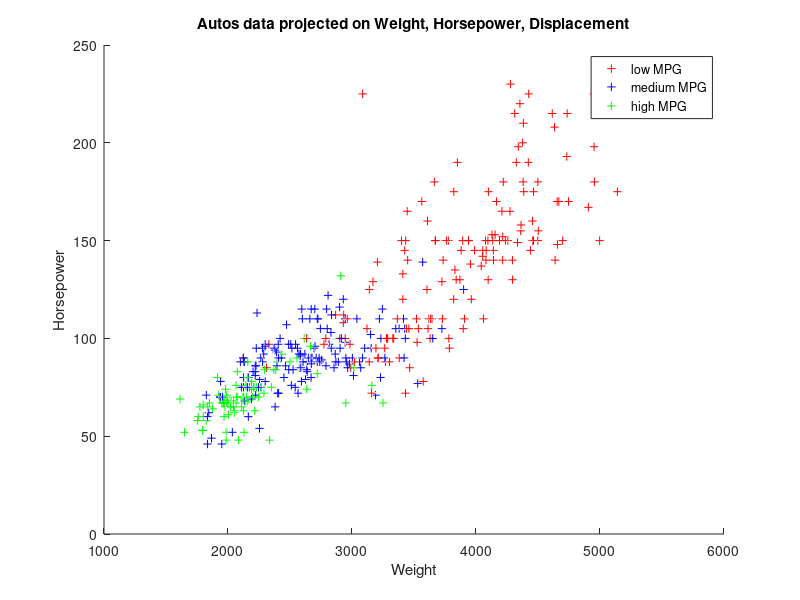

The MATLAB script that drew this image:
% Columns of the autos matrix:
% 1 -- MPG
% 2 -- Cylinders
% 3 -- Displacement
% 4 -- Horsepower
% 5 -- Weight
% 6 -- Acceleration
% 7 -- Year
% 8 -- Origin

%  MPG Cyl Disp Hrspwr Weight Accel Yr Origin

autos = [
   16.0 8 304.0 150.0 3433.0 12.0 70 1 ;  %  "amc rebel sst"
   17.0 8 302.0 140.0 3449.0 10.5 70 1 ;  %  "ford torino"
   15.0 8 429.0 198.0 4341.0 10.0 70 1 ;  %  "ford galaxy 500"
   14.0 8 454.0 220.0 4354.0  9.0 70 1 ;  %  "chevrolet impala"
   14.0 8 440.0 215.0 4312.0  8.5 70 1 ;  %  "plymouth fury iii"
   14.0 8 455.0 225.0 4425.0 10.0 70 1 ;  %  "pontiac catalina"
   15.0 8 390.0 190.0 3850.0  8.5 70 1 ;  %  "amc ambassador dpl"
   15.0 8 383.0 170.0 3563.0 10.0 70 1 ;  %  "dodge challenger se"
   14.0 8 340.0 160.0 3609.0  8.0 70 1 ;  %  "plymouth 'cuda 340"
   15.0 8 400.0 150.0 3761.0  9.5 70 1 ;  %  "chevrolet monte carlo"
   14.0 8 455.0 225.0 3086.0 10.0 70 1 ;  %  "buick estate wagon (sw)"
   24.0 4 113.0  95.0 2372.0 15.0 70 3 ;  %  "toyota corona mark ii"
   22.0 6 198.0  95.0 2833.0 15.5 70 1 ;  %  "plymouth duster"
   18.0 6 199.0  97.0 2774.0 15.5 70 1 ;  %  "amc hornet"
   21.0 6 200.0  85.0 2587.0 16.0 70 1 ;  %  "ford maverick"
   27.0 4  97.0  88.0 2130.0 14.5 70 3 ;  %  "datsun pl510"
   26.0 4  97.0  46.0 1835.0 20.5 70 2 ;  %  "volkswagen 1131 deluxe sedan"
   25.0 4 110.0  87.0 2672.0 17.5 70 2 ;  %  "peugeot 504"
   24.0 4 107.0  90.0 2430.0 14.5 70 2 ;  %  "audi 100 ls"
   25.0 4 104.0  95.0 2375.0 17.5 70 2 ;  %  "saab 99e"
   26.0 4 121.0 113.0 2234.0 12.5 70 2 ;  %  "bmw 2002"
   21.0 6 199.0  90.0 2648.0 15.0 70 1 ;  %  "amc gremlin"
   10.0 8 360.0 215.0 4615.0 14.0 70 1 ;  %  "ford f250"
   10.0 8 307.0 200.0 4376.0 15.0 70 1 ;  %  "chevy c20"
   11.0 8 318.0 210.0 4382.0 13.5 70 1 ;  %  "dodge d200"
    9.0 8 304.0 193.0 4732.0 18.5 70 1 ;  %  "hi 1200d"
   27.0 4  97.0  88.0 2130.0 14.5 71 3 ;  %  "datsun pl510"
   28.0 4 140.0  90.0 2264.0 15.5 71 1 ;  %  "chevrolet vega 2300"
   25.0 4 113.0  95.0 2228.0 14.0 71 3 ;  %  "toyota corona"
   19.0 6 232.0 100.0 2634.0 13.0 71 1 ;  %  "amc gremlin"
   16.0 6 225.0 105.0 3439.0 15.5 71 1 ;  %  "plymouth satellite custom"
   17.0 6 250.0 100.0 3329.0 15.5 71 1 ;  %  "chevrolet chevelle malibu"
   19.0 6 250.0  88.0 3302.0 15.5 71 1 ;  %  "ford torino 500"
   18.0 6 232.0 100.0 3288.0 15.5 71 1 ;  %  "amc matador"
   14.0 8 350.0 165.0 4209.0 12.0 71 1 ;  %  "chevrolet impala"
   14.0 8 400.0 175.0 4464.0 11.5 71 1 ;  %  "pontiac catalina brougham"
   14.0 8 351.0 153.0 4154.0 13.5 71 1 ;  %  "ford galaxy 500"
   14.0 8 318.0 150.0 4096.0 13.0 71 1 ;  %  "plymouth fury iii"
   12.0 8 383.0 180.0 4955.0 11.5 71 1 ;  %  "dodge monaco (sw)"
   13.0 8 400.0 170.0 4746.0 12.0 71 1 ;  %  "ford country squire (sw)"
   13.0 8 400.0 175.0 5140.0 12.0 71 1 ;  %  "pontiac safari (sw)"
   18.0 6 258.0 110.0 2962.0 13.5 71 1 ;  %  "amc hornet sportabout (sw)"
   22.0 4 140.0  72.0 2408.0 19.0 71 1 ;  %  "chevrolet vega (sw)"
   19.0 6 250.0 100.0 3282.0 15.0 71 1 ;  %  "pontiac firebird"
   18.0 6 250.0  88.0 3139.0 14.5 71 1 ;  %  "ford mustang"
   23.0 4 122.0  86.0 2220.0 14.0 71 1 ;  %  "mercury capri 2000"
   28.0 4 116.0  90.0 2123.0 14.0 71 2 ;  %  "opel 1900"
   30.0 4  79.0  70.0 2074.0 19.5 71 2 ;  %  "peugeot 304"
   30.0 4  88.0  76.0 2065.0 14.5 71 2 ;  %  "fiat 124b"
   31.0 4  71.0  65.0 1773.0 19.0 71 3 ;  %  "toyota corolla 1200"
   35.0 4  72.0  69.0 1613.0 18.0 71 3 ;  %  "datsun 1200"
   27.0 4  97.0  60.0 1834.0 19.0 71 2 ;  %  "volkswagen model 111"
   26.0 4  91.0  70.0 1955.0 20.5 71 1 ;  %  "plymouth cricket"
   24.0 4 113.0  95.0 2278.0 15.5 72 3 ;  %  "toyota corona hardtop"
   25.0 4  97.5  80.0 2126.0 17.0 72 1 ;  %  "dodge colt hardtop"
   23.0 4  97.0  54.0 2254.0 23.5 72 2 ;  %  "volkswagen type 3"
   20.0 4 140.0  90.0 2408.0 19.5 72 1 ;  %  "chevrolet vega"
   21.0 4 122.0  86.0 2226.0 16.5 72 1 ;  %  "ford pinto runabout"
   13.0 8 350.0 165.0 4274.0 12.0 72 1 ;  %  "chevrolet impala"
   14.0 8 400.0 175.0 4385.0 12.0 72 1 ;  %  "pontiac catalina"
   15.0 8 318.0 150.0 4135.0 13.5 72 1 ;  %  "plymouth fury iii"
   14.0 8 351.0 153.0 4129.0 13.0 72 1 ;  %  "ford galaxy 500"
   17.0 8 304.0 150.0 3672.0 11.5 72 1 ;  %  "amc ambassador sst"
   11.0 8 429.0 208.0 4633.0 11.0 72 1 ;  %  "mercury marquis"
   13.0 8 350.0 155.0 4502.0 13.5 72 1 ;  %  "buick lesabre custom"
   12.0 8 350.0 160.0 4456.0 13.5 72 1 ;  %  "oldsmobile delta 88 royale"
   13.0 8 400.0 190.0 4422.0 12.5 72 1 ;  %  "chrysler newport royal"
   19.0 3  70.0  97.0 2330.0 13.5 72 3 ;  %  "mazda rx2 coupe"
   15.0 8 304.0 150.0 3892.0 12.5 72 1 ;  %  "amc matador (sw)"
   13.0 8 307.0 130.0 4098.0 14.0 72 1 ;  %  "chevrolet chevelle concours (sw)"
   13.0 8 302.0 140.0 4294.0 16.0 72 1 ;  %  "ford gran torino (sw)"
   14.0 8 318.0 150.0 4077.0 14.0 72 1 ;  %  "plymouth satellite custom (sw)"
   18.0 4 121.0 112.0 2933.0 14.5 72 2 ;  %  "volvo 145e (sw)"
   22.0 4 121.0  76.0 2511.0 18.0 72 2 ;  %  "volkswagen 411 (sw)"
   21.0 4 120.0  87.0 2979.0 19.5 72 2 ;  %  "peugeot 504 (sw)"
   26.0 4  96.0  69.0 2189.0 18.0 72 2 ;  %  "renault 12 (sw)"
   22.0 4 122.0  86.0 2395.0 16.0 72 1 ;  %  "ford pinto (sw)"
   28.0 4  97.0  92.0 2288.0 17.0 72 3 ;  %  "datsun 510 (sw)"
   23.0 4 120.0  97.0 2506.0 14.5 72 3 ;  %  "toyouta corona mark ii (sw)"
   28.0 4  98.0  80.0 2164.0 15.0 72 1 ;  %  "dodge colt (sw)"
   27.0 4  97.0  88.0 2100.0 16.5 72 3 ;  %  "toyota corolla 1600 (sw)"
   13.0 8 350.0 175.0 4100.0 13.0 73 1 ;  %  "buick century 350"
   14.0 8 304.0 150.0 3672.0 11.5 73 1 ;  %  "amc matador"
   13.0 8 350.0 145.0 3988.0 13.0 73 1 ;  %  "chevrolet malibu"
   14.0 8 302.0 137.0 4042.0 14.5 73 1 ;  %  "ford gran torino"
   15.0 8 318.0 150.0 3777.0 12.5 73 1 ;  %  "dodge coronet custom"
   12.0 8 429.0 198.0 4952.0 11.5 73 1 ;  %  "mercury marquis brougham"
   13.0 8 400.0 150.0 4464.0 12.0 73 1 ;  %  "chevrolet caprice classic"
   13.0 8 351.0 158.0 4363.0 13.0 73 1 ;  %  "ford ltd"
   14.0 8 318.0 150.0 4237.0 14.5 73 1 ;  %  "plymouth fury gran sedan"
   13.0 8 440.0 215.0 4735.0 11.0 73 1 ;  %  "chrysler new yorker brougham"
   12.0 8 455.0 225.0 4951.0 11.0 73 1 ;  %  "buick electra 225 custom"
   13.0 8 360.0 175.0 3821.0 11.0 73 1 ;  %  "amc ambassador brougham"
   18.0 6 225.0 105.0 3121.0 16.5 73 1 ;  %  "plymouth valiant"
   16.0 6 250.0 100.0 3278.0 18.0 73 1 ;  %  "chevrolet nova custom"
   18.0 6 232.0 100.0 2945.0 16.0 73 1 ;  %  "amc hornet"
   18.0 6 250.0  88.0 3021.0 16.5 73 1 ;  %  "ford maverick"
   23.0 6 198.0  95.0 2904.0 16.0 73 1 ;  %  "plymouth duster"
   26.0 4  97.0  46.0 1950.0 21.0 73 2 ;  %  "volkswagen super beetle"
   11.0 8 400.0 150.0 4997.0 14.0 73 1 ;  %  "chevrolet impala"
   12.0 8 400.0 167.0 4906.0 12.5 73 1 ;  %  "ford country"
   13.0 8 360.0 170.0 4654.0 13.0 73 1 ;  %  "plymouth custom suburb"
   12.0 8 350.0 180.0 4499.0 12.5 73 1 ;  %  "oldsmobile vista cruiser"
   18.0 6 232.0 100.0 2789.0 15.0 73 1 ;  %  "amc gremlin"
   20.0 4  97.0  88.0 2279.0 19.0 73 3 ;  %  "toyota carina"
   21.0 4 140.0  72.0 2401.0 19.5 73 1 ;  %  "chevrolet vega"
   22.0 4 108.0  94.0 2379.0 16.5 73 3 ;  %  "datsun 610"
   18.0 3  70.0  90.0 2124.0 13.5 73 3 ;  %  "maxda rx3"
   19.0 4 122.0  85.0 2310.0 18.5 73 1 ;  %  "ford pinto"
   21.0 6 155.0 107.0 2472.0 14.0 73 1 ;  %  "mercury capri v6"
   26.0 4  98.0  90.0 2265.0 15.5 73 2 ;  %  "fiat 124 sport coupe"
   15.0 8 350.0 145.0 4082.0 13.0 73 1 ;  %  "chevrolet monte carlo s"
   16.0 8 400.0 230.0 4278.0  9.5 73 1 ;  %  "pontiac grand prix"
   29.0 4  68.0  49.0 1867.0 19.5 73 2 ;  %  "fiat 128"
   24.0 4 116.0  75.0 2158.0 15.5 73 2 ;  %  "opel manta"
   20.0 4 114.0  91.0 2582.0 14.0 73 2 ;  %  "audi 100ls"
   19.0 4 121.0 112.0 2868.0 15.5 73 2 ;  %  "volvo 144ea"
   15.0 8 318.0 150.0 3399.0 11.0 73 1 ;  %  "dodge dart custom"
   24.0 4 121.0 110.0 2660.0 14.0 73 2 ;  %  "saab 99le"
   20.0 6 156.0 122.0 2807.0 13.5 73 3 ;  %  "toyota mark ii"
   11.0 8 350.0 180.0 3664.0 11.0 73 1 ;  %  "oldsmobile omega"
   20.0 6 198.0  95.0 3102.0 16.5 74 1 ;  %  "plymouth duster"
   19.0 6 232.0 100.0 2901.0 16.0 74 1 ;  %  "amc hornet"
   15.0 6 250.0 100.0 3336.0 17.0 74 1 ;  %  "chevrolet nova"
   31.0 4  79.0  67.0 1950.0 19.0 74 3 ;  %  "datsun b210"
   26.0 4 122.0  80.0 2451.0 16.5 74 1 ;  %  "ford pinto"
   32.0 4  71.0  65.0 1836.0 21.0 74 3 ;  %  "toyota corolla 1200"
   25.0 4 140.0  75.0 2542.0 17.0 74 1 ;  %  "chevrolet vega"
   16.0 6 250.0 100.0 3781.0 17.0 74 1 ;  %  "chevrolet chevelle malibu classic"
   16.0 6 258.0 110.0 3632.0 18.0 74 1 ;  %  "amc matador"
   18.0 6 225.0 105.0 3613.0 16.5 74 1 ;  %  "plymouth satellite sebring"
   16.0 8 302.0 140.0 4141.0 14.0 74 1 ;  %  "ford gran torino"
   13.0 8 350.0 150.0 4699.0 14.5 74 1 ;  %  "buick century luxus (sw)"
   14.0 8 318.0 150.0 4457.0 13.5 74 1 ;  %  "dodge coronet custom (sw)"
   14.0 8 302.0 140.0 4638.0 16.0 74 1 ;  %  "ford gran torino (sw)"
   14.0 8 304.0 150.0 4257.0 15.5 74 1 ;  %  "amc matador (sw)"
   29.0 4  98.0  83.0 2219.0 16.5 74 2 ;  %  "audi fox"
   26.0 4  79.0  67.0 1963.0 15.5 74 2 ;  %  "volkswagen dasher"
   26.0 4  97.0  78.0 2300.0 14.5 74 2 ;  %  "opel manta"
   31.0 4  76.0  52.0 1649.0 16.5 74 3 ;  %  "toyota corona"
   32.0 4  83.0  61.0 2003.0 19.0 74 3 ;  %  "datsun 710"
   28.0 4  90.0  75.0 2125.0 14.5 74 1 ;  %  "dodge colt"
   24.0 4  90.0  75.0 2108.0 15.5 74 2 ;  %  "fiat 128"
   26.0 4 116.0  75.0 2246.0 14.0 74 2 ;  %  "fiat 124 tc"
   24.0 4 120.0  97.0 2489.0 15.0 74 3 ;  %  "honda civic"
   26.0 4 108.0  93.0 2391.0 15.5 74 3 ;  %  "subaru"
   31.0 4  79.0  67.0 2000.0 16.0 74 2 ;  %  "fiat x1.9"
   19.0 6 225.0  95.0 3264.0 16.0 75 1 ;  %  "plymouth valiant custom"
   18.0 6 250.0 105.0 3459.0 16.0 75 1 ;  %  "chevrolet nova"
   15.0 6 250.0  72.0 3432.0 21.0 75 1 ;  %  "mercury monarch"
   15.0 6 250.0  72.0 3158.0 19.5 75 1 ;  %  "ford maverick"
   16.0 8 400.0 170.0 4668.0 11.5 75 1 ;  %  "pontiac catalina"
   15.0 8 350.0 145.0 4440.0 14.0 75 1 ;  %  "chevrolet bel air"
   16.0 8 318.0 150.0 4498.0 14.5 75 1 ;  %  "plymouth grand fury"
   14.0 8 351.0 148.0 4657.0 13.5 75 1 ;  %  "ford ltd"
   17.0 6 231.0 110.0 3907.0 21.0 75 1 ;  %  "buick century"
   16.0 6 250.0 105.0 3897.0 18.5 75 1 ;  %  "chevroelt chevelle malibu"
   15.0 6 258.0 110.0 3730.0 19.0 75 1 ;  %  "amc matador"
   18.0 6 225.0  95.0 3785.0 19.0 75 1 ;  %  "plymouth fury"
   21.0 6 231.0 110.0 3039.0 15.0 75 1 ;  %  "buick skyhawk"
   20.0 8 262.0 110.0 3221.0 13.5 75 1 ;  %  "chevrolet monza 2+2"
   13.0 8 302.0 129.0 3169.0 12.0 75 1 ;  %  "ford mustang ii"
   29.0 4  97.0  75.0 2171.0 16.0 75 3 ;  %  "toyota corolla"
   23.0 4 140.0  83.0 2639.0 17.0 75 1 ;  %  "ford pinto"
   20.0 6 232.0 100.0 2914.0 16.0 75 1 ;  %  "amc gremlin"
   23.0 4 140.0  78.0 2592.0 18.5 75 1 ;  %  "pontiac astro"
   24.0 4 134.0  96.0 2702.0 13.5 75 3 ;  %  "toyota corona"
   25.0 4  90.0  71.0 2223.0 16.5 75 2 ;  %  "volkswagen dasher"
   24.0 4 119.0  97.0 2545.0 17.0 75 3 ;  %  "datsun 710"
   18.0 6 171.0  97.0 2984.0 14.5 75 1 ;  %  "ford pinto"
   29.0 4  90.0  70.0 1937.0 14.0 75 2 ;  %  "volkswagen rabbit"
   19.0 6 232.0  90.0 3211.0 17.0 75 1 ;  %  "amc pacer"
   23.0 4 115.0  95.0 2694.0 15.0 75 2 ;  %  "audi 100ls"
   23.0 4 120.0  88.0 2957.0 17.0 75 2 ;  %  "peugeot 504"
   22.0 4 121.0  98.0 2945.0 14.5 75 2 ;  %  "volvo 244dl"
   25.0 4 121.0 115.0 2671.0 13.5 75 2 ;  %  "saab 99le"
   33.0 4  91.0  53.0 1795.0 17.5 75 3 ;  %  "honda civic cvcc"
   28.0 4 107.0  86.0 2464.0 15.5 76 2 ;  %  "fiat 131"
   25.0 4 116.0  81.0 2220.0 16.9 76 2 ;  %  "opel 1900"
   25.0 4 140.0  92.0 2572.0 14.9 76 1 ;  %  "capri ii"
   26.0 4  98.0  79.0 2255.0 17.7 76 1 ;  %  "dodge colt"
   27.0 4 101.0  83.0 2202.0 15.3 76 2 ;  %  "renault 12tl"
   17.5 8 305.0 140.0 4215.0 13.0 76 1 ;  %  "chevrolet chevelle malibu classic"
   16.0 8 318.0 150.0 4190.0 13.0 76 1 ;  %  "dodge coronet brougham"
   15.5 8 304.0 120.0 3962.0 13.9 76 1 ;  %  "amc matador"
   14.5 8 351.0 152.0 4215.0 12.8 76 1 ;  %  "ford gran torino"
   22.0 6 225.0 100.0 3233.0 15.4 76 1 ;  %  "plymouth valiant"
   22.0 6 250.0 105.0 3353.0 14.5 76 1 ;  %  "chevrolet nova"
   24.0 6 200.0  81.0 3012.0 17.6 76 1 ;  %  "ford maverick"
   22.5 6 232.0  90.0 3085.0 17.6 76 1 ;  %  "amc hornet"
   29.0 4  85.0  52.0 2035.0 22.2 76 1 ;  %  "chevrolet chevette"
   24.5 4  98.0  60.0 2164.0 22.1 76 1 ;  %  "chevrolet woody"
   29.0 4  90.0  70.0 1937.0 14.2 76 2 ;  %  "vw rabbit"
   33.0 4  91.0  53.0 1795.0 17.4 76 3 ;  %  "honda civic"
   20.0 6 225.0 100.0 3651.0 17.7 76 1 ;  %  "dodge aspen se"
   18.0 6 250.0  78.0 3574.0 21.0 76 1 ;  %  "ford granada ghia"
   18.5 6 250.0 110.0 3645.0 16.2 76 1 ;  %  "pontiac ventura sj"
   17.5 6 258.0  95.0 3193.0 17.8 76 1 ;  %  "amc pacer d/l"
   29.5 4  97.0  71.0 1825.0 12.2 76 2 ;  %  "volkswagen rabbit"
   32.0 4  85.0  70.0 1990.0 17.0 76 3 ;  %  "datsun b-210"
   28.0 4  97.0  75.0 2155.0 16.4 76 3 ;  %  "toyota corolla"
   26.5 4 140.0  72.0 2565.0 13.6 76 1 ;  %  "ford pinto"
   20.0 4 130.0 102.0 3150.0 15.7 76 2 ;  %  "volvo 245"
   13.0 8 318.0 150.0 3940.0 13.2 76 1 ;  %  "plymouth volare premier v8"
   19.0 4 120.0  88.0 3270.0 21.9 76 2 ;  %  "peugeot 504"
   19.0 6 156.0 108.0 2930.0 15.5 76 3 ;  %  "toyota mark ii"
   16.5 6 168.0 120.0 3820.0 16.7 76 2 ;  %  "mercedes-benz 280s"
   16.5 8 350.0 180.0 4380.0 12.1 76 1 ;  %  "cadillac seville"
   13.0 8 350.0 145.0 4055.0 12.0 76 1 ;  %  "chevy c10"
   13.0 8 302.0 130.0 3870.0 15.0 76 1 ;  %  "ford f108"
   13.0 8 318.0 150.0 3755.0 14.0 76 1 ;  %  "dodge d100"
   31.5 4  98.0  68.0 2045.0 18.5 77 3 ;  %  "honda accord cvcc"
   30.0 4 111.0  80.0 2155.0 14.8 77 1 ;  %  "buick opel isuzu deluxe"
   36.0 4  79.0  58.0 1825.0 18.6 77 2 ;  %  "renault 5 gtl"
   25.5 4 122.0  96.0 2300.0 15.5 77 1 ;  %  "plymouth arrow gs"
   33.5 4  85.0  70.0 1945.0 16.8 77 3 ;  %  "datsun f-10 hatchback"
   17.5 8 305.0 145.0 3880.0 12.5 77 1 ;  %  "chevrolet caprice classic"
   17.0 8 260.0 110.0 4060.0 19.0 77 1 ;  %  "oldsmobile cutlass supreme"
   15.5 8 318.0 145.0 4140.0 13.7 77 1 ;  %  "dodge monaco brougham"
   15.0 8 302.0 130.0 4295.0 14.9 77 1 ;  %  "mercury cougar brougham"
   17.5 6 250.0 110.0 3520.0 16.4 77 1 ;  %  "chevrolet concours"
   20.5 6 231.0 105.0 3425.0 16.9 77 1 ;  %  "buick skylark"
   19.0 6 225.0 100.0 3630.0 17.7 77 1 ;  %  "plymouth volare custom"
   18.5 6 250.0  98.0 3525.0 19.0 77 1 ;  %  "ford granada"
   16.0 8 400.0 180.0 4220.0 11.1 77 1 ;  %  "pontiac grand prix lj"
   15.5 8 350.0 170.0 4165.0 11.4 77 1 ;  %  "chevrolet monte carlo landau"
   15.5 8 400.0 190.0 4325.0 12.2 77 1 ;  %  "chrysler cordoba"
   16.0 8 351.0 149.0 4335.0 14.5 77 1 ;  %  "ford thunderbird"
   29.0 4  97.0  78.0 1940.0 14.5 77 2 ;  %  "volkswagen rabbit custom"
   24.5 4 151.0  88.0 2740.0 16.0 77 1 ;  %  "pontiac sunbird coupe"
   26.0 4  97.0  75.0 2265.0 18.2 77 3 ;  %  "toyota corolla liftback"
   25.5 4 140.0  89.0 2755.0 15.8 77 1 ;  %  "ford mustang ii 2+2"
   30.5 4  98.0  63.0 2051.0 17.0 77 1 ;  %  "chevrolet chevette"
   33.5 4  98.0  83.0 2075.0 15.9 77 1 ;  %  "dodge colt m/m"
   30.0 4  97.0  67.0 1985.0 16.4 77 3 ;  %  "subaru dl"
   30.5 4  97.0  78.0 2190.0 14.1 77 2 ;  %  "volkswagen dasher"
   22.0 6 146.0  97.0 2815.0 14.5 77 3 ;  %  "datsun 810"
   21.5 4 121.0 110.0 2600.0 12.8 77 2 ;  %  "bmw 320i"
   21.5 3  80.0 110.0 2720.0 13.5 77 3 ;  %  "mazda rx-4"
   43.1 4  90.0  48.0 1985.0 21.5 78 2 ;  %  "volkswagen rabbit custom diesel"
   36.1 4  98.0  66.0 1800.0 14.4 78 1 ;  %  "ford fiesta"
   32.8 4  78.0  52.0 1985.0 19.4 78 3 ;  %  "mazda glc deluxe"
   39.4 4  85.0  70.0 2070.0 18.6 78 3 ;  %  "datsun b210 gx"
   36.1 4  91.0  60.0 1800.0 16.4 78 3 ;  %  "honda civic cvcc"
   19.9 8 260.0 110.0 3365.0 15.5 78 1 ;  %  "oldsmobile cutlass salon brougham"
   19.4 8 318.0 140.0 3735.0 13.2 78 1 ;  %  "dodge diplomat"
   20.2 8 302.0 139.0 3570.0 12.8 78 1 ;  %  "mercury monarch ghia"
   19.2 6 231.0 105.0 3535.0 19.2 78 1 ;  %  "pontiac phoenix lj"
   20.5 6 200.0  95.0 3155.0 18.2 78 1 ;  %  "chevrolet malibu"
   20.2 6 200.0  85.0 2965.0 15.8 78 1 ;  %  "ford fairmont (auto)"
   25.1 4 140.0  88.0 2720.0 15.4 78 1 ;  %  "ford fairmont (man)"
   20.5 6 225.0 100.0 3430.0 17.2 78 1 ;  %  "plymouth volare"
   19.4 6 232.0  90.0 3210.0 17.2 78 1 ;  %  "amc concord"
   20.6 6 231.0 105.0 3380.0 15.8 78 1 ;  %  "buick century special"
   20.8 6 200.0  85.0 3070.0 16.7 78 1 ;  %  "mercury zephyr"
   18.6 6 225.0 110.0 3620.0 18.7 78 1 ;  %  "dodge aspen"
   18.1 6 258.0 120.0 3410.0 15.1 78 1 ;  %  "amc concord d/l"
   19.2 8 305.0 145.0 3425.0 13.2 78 1 ;  %  "chevrolet monte carlo landau"
   17.7 6 231.0 165.0 3445.0 13.4 78 1 ;  %  "buick regal sport coupe (turbo)"
   18.1 8 302.0 139.0 3205.0 11.2 78 1 ;  %  "ford futura"
   17.5 8 318.0 140.0 4080.0 13.7 78 1 ;  %  "dodge magnum xe"
   30.0 4  98.0  68.0 2155.0 16.5 78 1 ;  %  "chevrolet chevette"
   27.5 4 134.0  95.0 2560.0 14.2 78 3 ;  %  "toyota corona"
   27.2 4 119.0  97.0 2300.0 14.7 78 3 ;  %  "datsun 510"
   30.9 4 105.0  75.0 2230.0 14.5 78 1 ;  %  "dodge omni"
   21.1 4 134.0  95.0 2515.0 14.8 78 3 ;  %  "toyota celica gt liftback"
   23.2 4 156.0 105.0 2745.0 16.7 78 1 ;  %  "plymouth sapporo"
   23.8 4 151.0  85.0 2855.0 17.6 78 1 ;  %  "oldsmobile starfire sx"
   23.9 4 119.0  97.0 2405.0 14.9 78 3 ;  %  "datsun 200-sx"
   20.3 5 131.0 103.0 2830.0 15.9 78 2 ;  %  "audi 5000"
   17.0 6 163.0 125.0 3140.0 13.6 78 2 ;  %  "volvo 264gl"
   21.6 4 121.0 115.0 2795.0 15.7 78 2 ;  %  "saab 99gle"
   16.2 6 163.0 133.0 3410.0 15.8 78 2 ;  %  "peugeot 604sl"
   31.5 4  89.0  71.0 1990.0 14.9 78 2 ;  %  "volkswagen scirocco"
   29.5 4  98.0  68.0 2135.0 16.6 78 3 ;  %  "honda accord lx"
   21.5 6 231.0 115.0 3245.0 15.4 79 1 ;  %  "pontiac lemans v6"
   19.8 6 200.0  85.0 2990.0 18.2 79 1 ;  %  "mercury zephyr 6"
   22.3 4 140.0  88.0 2890.0 17.3 79 1 ;  %  "ford fairmont 4"
   20.2 6 232.0  90.0 3265.0 18.2 79 1 ;  %  "amc concord dl 6"
   20.6 6 225.0 110.0 3360.0 16.6 79 1 ;  %  "dodge aspen 6"
   17.0 8 305.0 130.0 3840.0 15.4 79 1 ;  %  "chevrolet caprice classic"
   17.6 8 302.0 129.0 3725.0 13.4 79 1 ;  %  "ford ltd landau"
   16.5 8 351.0 138.0 3955.0 13.2 79 1 ;  %  "mercury grand marquis"
   18.2 8 318.0 135.0 3830.0 15.2 79 1 ;  %  "dodge st.0 regis"
   16.9 8 350.0 155.0 4360.0 14.9 79 1 ;  %  "buick estate wagon (sw)"
   15.5 8 351.0 142.0 4054.0 14.3 79 1 ;  %  "ford country squire (sw)"
   19.2 8 267.0 125.0 3605.0 15.0 79 1 ;  %  "chevrolet malibu classic (sw)"
   18.5 8 360.0 150.0 3940.0 13.0 79 1 ;  %  "chrysler lebaron town @ country (sw)"
   31.9 4  89.0  71.0 1925.0 14.0 79 2 ;  %  "vw rabbit custom"
   34.1 4  86.0  65.0 1975.0 15.2 79 3 ;  %  "maxda glc deluxe"
   35.7 4  98.0  80.0 1915.0 14.4 79 1 ;  %  "dodge colt hatchback custom"
   27.4 4 121.0  80.0 2670.0 15.0 79 1 ;  %  "amc spirit dl"
   25.4 5 183.0  77.0 3530.0 20.1 79 2 ;  %  "mercedes benz 300d"
   23.0 8 350.0 125.0 3900.0 17.4 79 1 ;  %  "cadillac eldorado"
   27.2 4 141.0  71.0 3190.0 24.8 79 2 ;  %  "peugeot 504"
   23.9 8 260.0  90.0 3420.0 22.2 79 1 ;  %  "oldsmobile cutlass salon brougham"
   34.2 4 105.0  70.0 2200.0 13.2 79 1 ;  %  "plymouth horizon"
   34.5 4 105.0  70.0 2150.0 14.9 79 1 ;  %  "plymouth horizon tc3"
   31.8 4  85.0  65.0 2020.0 19.2 79 3 ;  %  "datsun 210"
   37.3 4  91.0  69.0 2130.0 14.7 79 2 ;  %  "fiat strada custom"
   28.4 4 151.0  90.0 2670.0 16.0 79 1 ;  %  "buick skylark limited"
   28.8 6 173.0 115.0 2595.0 11.3 79 1 ;  %  "chevrolet citation"
   26.8 6 173.0 115.0 2700.0 12.9 79 1 ;  %  "oldsmobile omega brougham"
   33.5 4 151.0  90.0 2556.0 13.2 79 1 ;  %  "pontiac phoenix"
   41.5 4  98.0  76.0 2144.0 14.7 80 2 ;  %  "vw rabbit"
   38.1 4  89.0  60.0 1968.0 18.8 80 3 ;  %  "toyota corolla tercel"
   32.1 4  98.0  70.0 2120.0 15.5 80 1 ;  %  "chevrolet chevette"
   37.2 4  86.0  65.0 2019.0 16.4 80 3 ;  %  "datsun 310"
   28.0 4 151.0  90.0 2678.0 16.5 80 1 ;  %  "chevrolet citation"
   26.4 4 140.0  88.0 2870.0 18.1 80 1 ;  %  "ford fairmont"
   24.3 4 151.0  90.0 3003.0 20.1 80 1 ;  %  "amc concord"
   19.1 6 225.0  90.0 3381.0 18.7 80 1 ;  %  "dodge aspen"
   34.3 4  97.0  78.0 2188.0 15.8 80 2 ;  %  "audi 4000"
   29.8 4 134.0  90.0 2711.0 15.5 80 3 ;  %  "toyota corona liftback"
   31.3 4 120.0  75.0 2542.0 17.5 80 3 ;  %  "mazda 626"
   37.0 4 119.0  92.0 2434.0 15.0 80 3 ;  %  "datsun 510 hatchback"
   32.2 4 108.0  75.0 2265.0 15.2 80 3 ;  %  "toyota corolla"
   46.6 4  86.0  65.0 2110.0 17.9 80 3 ;  %  "mazda glc"
   27.9 4 156.0 105.0 2800.0 14.4 80 1 ;  %  "dodge colt"
   40.8 4  85.0  65.0 2110.0 19.2 80 3 ;  %  "datsun 210"
   44.3 4  90.0  48.0 2085.0 21.7 80 2 ;  %  "vw rabbit c (diesel)"
   43.4 4  90.0  48.0 2335.0 23.7 80 2 ;  %  "vw dasher (diesel)"
   36.4 5 121.0  67.0 2950.0 19.9 80 2 ;  %  "audi 5000s (diesel)"
   30.0 4 146.0  67.0 3250.0 21.8 80 2 ;  %  "mercedes-benz 240d"
   44.6 4  91.0  67.0 1850.0 13.8 80 3 ;  %  "honda civic 1500 gl"
   33.8 4  97.0  67.0 2145.0 18.0 80 3 ;  %  "subaru dl"
   29.8 4  89.0  62.0 1845.0 15.3 80 2 ;  %  "vokswagen rabbit"
   32.7 6 168.0 132.0 2910.0 11.4 80 3 ;  %  "datsun 280-zx"
   23.7 3  70.0 100.0 2420.0 12.5 80 3 ;  %  "mazda rx-7 gs"
   35.0 4 122.0  88.0 2500.0 15.1 80 2 ;  %  "triumph tr7 coupe"
   32.4 4 107.0  72.0 2290.0 17.0 80 3 ;  %  "honda accord"
   27.2 4 135.0  84.0 2490.0 15.7 81 1 ;  %  "plymouth reliant"
   26.6 4 151.0  84.0 2635.0 16.4 81 1 ;  %  "buick skylark"
   25.8 4 156.0  92.0 2620.0 14.4 81 1 ;  %  "dodge aries wagon (sw)"
   23.5 6 173.0 110.0 2725.0 12.6 81 1 ;  %  "chevrolet citation"
   30.0 4 135.0  84.0 2385.0 12.9 81 1 ;  %  "plymouth reliant"
   39.1 4  79.0  58.0 1755.0 16.9 81 3 ;  %  "toyota starlet"
   39.0 4  86.0  64.0 1875.0 16.4 81 1 ;  %  "plymouth champ"
   35.1 4  81.0  60.0 1760.0 16.1 81 3 ;  %  "honda civic 1300"
   32.3 4  97.0  67.0 2065.0 17.8 81 3 ;  %  "subaru"
   37.0 4  85.0  65.0 1975.0 19.4 81 3 ;  %  "datsun 210 mpg"
   37.7 4  89.0  62.0 2050.0 17.3 81 3 ;  %  "toyota tercel"
   34.1 4  91.0  68.0 1985.0 16.0 81 3 ;  %  "mazda glc 4"
   34.7 4 105.0  63.0 2215.0 14.9 81 1 ;  %  "plymouth horizon 4"
   34.4 4  98.0  65.0 2045.0 16.2 81 1 ;  %  "ford escort 4w"
   29.9 4  98.0  65.0 2380.0 20.7 81 1 ;  %  "ford escort 2h"
   33.0 4 105.0  74.0 2190.0 14.2 81 2 ;  %  "volkswagen jetta"
   33.7 4 107.0  75.0 2210.0 14.4 81 3 ;  %  "honda prelude"
   32.4 4 108.0  75.0 2350.0 16.8 81 3 ;  %  "toyota corolla"
   32.9 4 119.0 100.0 2615.0 14.8 81 3 ;  %  "datsun 200sx"
   31.6 4 120.0  74.0 2635.0 18.3 81 3 ;  %  "mazda 626"
   28.1 4 141.0  80.0 3230.0 20.4 81 2 ;  %  "peugeot 505s turbo diesel"
   30.7 6 145.0  76.0 3160.0 19.6 81 2 ;  %  "volvo diesel"
   25.4 6 168.0 116.0 2900.0 12.6 81 3 ;  %  "toyota cressida"
   24.2 6 146.0 120.0 2930.0 13.8 81 3 ;  %  "datsun 810 maxima"
   22.4 6 231.0 110.0 3415.0 15.8 81 1 ;  %  "buick century"
   26.6 8 350.0 105.0 3725.0 19.0 81 1 ;  %  "oldsmobile cutlass ls"
   20.2 6 200.0  88.0 3060.0 17.1 81 1 ;  %  "ford granada gl"
   17.6 6 225.0  85.0 3465.0 16.6 81 1 ;  %  "chrysler lebaron salon"
   28.0 4 112.0  88.0 2605.0 19.6 82 1 ;  %  "chevrolet cavalier"
   27.0 4 112.0  88.0 2640.0 18.6 82 1 ;  %  "chevrolet cavalier wagon"
   34.0 4 112.0  88.0 2395.0 18.0 82 1 ;  %  "chevrolet cavalier 2-door"
   31.0 4 112.0  85.0 2575.0 16.2 82 1 ;  %  "pontiac j2000 se hatchback"
   29.0 4 135.0  84.0 2525.0 16.0 82 1 ;  %  "dodge aries se"
   27.0 4 151.0  90.0 2735.0 18.0 82 1 ;  %  "pontiac phoenix"
   24.0 4 140.0  92.0 2865.0 16.4 82 1 ;  %  "ford fairmont futura"
   36.0 4 105.0  74.0 1980.0 15.3 82 2 ;  %  "volkswagen rabbit l"
   37.0 4  91.0  68.0 2025.0 18.2 82 3 ;  %  "mazda glc custom l"
   31.0 4  91.0  68.0 1970.0 17.6 82 3 ;  %  "mazda glc custom"
   38.0 4 105.0  63.0 2125.0 14.7 82 1 ;  %  "plymouth horizon miser"
   36.0 4  98.0  70.0 2125.0 17.3 82 1 ;  %  "mercury lynx l"
   36.0 4 120.0  88.0 2160.0 14.5 82 3 ;  %  "nissan stanza xe"
   36.0 4 107.0  75.0 2205.0 14.5 82 3 ;  %  "honda accord"
   34.0 4 108.0  70.0 2245.0 16.9 82 3 ;  %  "toyota corolla"
   38.0 4  91.0  67.0 1965.0 15.0 82 3 ;  %  "honda civic"
   32.0 4  91.0  67.0 1965.0 15.7 82 3 ;  %  "honda civic (auto)"
   38.0 4  91.0  67.0 1995.0 16.2 82 3 ;  %  "datsun 310 gx"
   25.0 6 181.0 110.0 2945.0 16.4 82 1 ;  %  "buick century limited"
   38.0 6 262.0  85.0 3015.0 17.0 82 1 ;  %  "oldsmobile cutlass ciera (diesel)"
   26.0 4 156.0  92.0 2585.0 14.5 82 1 ;  %  "chrysler lebaron medallion"
   22.0 6 232.0 112.0 2835.0 14.7 82 1 ;  %  "ford granada l"
   32.0 4 144.0  96.0 2665.0 13.9 82 3 ;  %  "toyota celica gt"
   36.0 4 135.0  84.0 2370.0 13.0 82 1 ;  %  "dodge charger 2.2"
   27.0 4 151.0  90.0 2950.0 17.3 82 1 ;  %  "chevrolet camaro"
   27.0 4 140.0  86.0 2790.0 15.6 82 1 ;  %  "ford mustang gl"
   44.0 4  97.0  52.0 2130.0 24.6 82 2 ;  %  "vw pickup"
   32.0 4 135.0  84.0 2295.0 11.6 82 1 ;  %  "dodge rampage"
   28.0 4 120.0  79.0 2625.0 18.6 82 1 ;  %  "ford ranger"
   31.0 4 119.0  82.0 2720.0 19.4 82 1    %  "chevy s-10"
];

auto_names = {
  'amc rebel sst',
  'ford torino',
  'ford galaxy 500',
  'chevrolet impala',
  'plymouth fury iii',
  'pontiac catalina',
  'amc ambassador dpl',
  'dodge challenger se',
  'plymouth barracuda 340',
  'chevrolet monte carlo',
  'buick estate wagon (sw)',
  'toyota corona mark ii',
  'plymouth duster',
  'amc hornet',
  'ford maverick',
  'datsun pl510',
  'volkswagen 1131 deluxe sedan',
  'peugeot 504',
  'audi 100 ls',
  'saab 99e',
  'bmw 2002',
  'amc gremlin',
  'ford f250',
  'chevy c20',
  'dodge d200',
  'hi 1200d',
  'datsun pl510',
  'chevrolet vega 2300',
  'toyota corona',
  'amc gremlin',
  'plymouth satellite custom',
  'chevrolet chevelle malibu',
  'ford torino 500',
  'amc matador',
  'chevrolet impala',
  'pontiac catalina brougham',
  'ford galaxy 500',
  'plymouth fury iii',
  'dodge monaco (sw)',
  'ford country squire (sw)',
  'pontiac safari (sw)',
  'amc hornet sportabout (sw)',
  'chevrolet vega (sw)',
  'pontiac firebird',
  'ford mustang',
  'mercury capri 2000',
  'opel 1900',
  'peugeot 304',
  'fiat 124b',
  'toyota corolla 1200',
  'datsun 1200',
  'volkswagen model 111',
  'plymouth cricket',
  'toyota corona hardtop',
  'dodge colt hardtop',
  'volkswagen type 3',
  'chevrolet vega',
  'ford pinto runabout',
  'chevrolet impala',
  'pontiac catalina',
  'plymouth fury iii',
  'ford galaxy 500',
  'amc ambassador sst',
  'mercury marquis',
  'buick lesabre custom',
  'oldsmobile delta 88 royale',
  'chrysler newport royal',
  'mazda rx2 coupe',
  'amc matador (sw)',
  'chevrolet chevelle concours (sw)',
  'ford gran torino (sw)',
  'plymouth satellite custom (sw)',
  'volvo 145e (sw)',
  'volkswagen 411 (sw)',
  'peugeot 504 (sw)',
  'renault 12 (sw)',
  'ford pinto (sw)',
  'datsun 510 (sw)',
  'toyouta corona mark ii (sw)',
  'dodge colt (sw)',
  'toyota corolla 1600 (sw)',
  'buick century 350',
  'amc matador',
  'chevrolet malibu',
  'ford gran torino',
  'dodge coronet custom',
  'mercury marquis brougham',
  'chevrolet caprice classic',
  'ford ltd',
  'plymouth fury gran sedan',
  'chrysler new yorker brougham',
  'buick electra 225 custom',
  'amc ambassador brougham',
  'plymouth valiant',
  'chevrolet nova custom',
  'amc hornet',
  'ford maverick',
  'plymouth duster',
  'volkswagen super beetle',
  'chevrolet impala',
  'ford country',
  'plymouth custom suburb',
  'oldsmobile vista cruiser',
  'amc gremlin',
  'toyota carina',
  'chevrolet vega',
  'datsun 610',
  'maxda rx3',
  'ford pinto',
  'mercury capri v6',
  'fiat 124 sport coupe',
  'chevrolet monte carlo s',
  'pontiac grand prix',
  'fiat 128',
  'opel manta',
  'audi 100ls',
  'volvo 144ea',
  'dodge dart custom',
  'saab 99le',
  'toyota mark ii',
  'oldsmobile omega',
  'plymouth duster',
  'amc hornet',
  'chevrolet nova',
  'datsun b210',
  'ford pinto',
  'toyota corolla 1200',
  'chevrolet vega',
  'chevrolet chevelle malibu classic',
  'amc matador',
  'plymouth satellite sebring',
  'ford gran torino',
  'buick century luxus (sw)',
  'dodge coronet custom (sw)',
  'ford gran torino (sw)',
  'amc matador (sw)',
  'audi fox',
  'volkswagen dasher',
  'opel manta',
  'toyota corona',
  'datsun 710',
  'dodge colt',
  'fiat 128',
  'fiat 124 tc',
  'honda civic',
  'subaru',
  'fiat x1.9',
  'plymouth valiant custom',
  'chevrolet nova',
  'mercury monarch',
  'ford maverick',
  'pontiac catalina',
  'chevrolet bel air',
  'plymouth grand fury',
  'ford ltd',
  'buick century',
  'chevroelt chevelle malibu',
  'amc matador',
  'plymouth fury',
  'buick skyhawk',
  'chevrolet monza 2+2',
  'ford mustang ii',
  'toyota corolla',
  'ford pinto',
  'amc gremlin',
  'pontiac astro',
  'toyota corona',
  'volkswagen dasher',
  'datsun 710',
  'ford pinto',
  'volkswagen rabbit',
  'amc pacer',
  'audi 100ls',
  'peugeot 504',
  'volvo 244dl',
  'saab 99le',
  'honda civic cvcc',
  'fiat 131',
  'opel 1900',
  'capri ii',
  'dodge colt',
  'renault 12tl',
  'chevrolet chevelle malibu classic',
  'dodge coronet brougham',
  'amc matador',
  'ford gran torino',
  'plymouth valiant',
  'chevrolet nova',
  'ford maverick',
  'amc hornet',
  'chevrolet chevette',
  'chevrolet woody',
  'vw rabbit',
  'honda civic',
  'dodge aspen se',
  'ford granada ghia',
  'pontiac ventura sj',
  'amc pacer d/l',
  'volkswagen rabbit',
  'datsun b-210',
  'toyota corolla',
  'ford pinto',
  'volvo 245',
  'plymouth volare premier v8',
  'peugeot 504',
  'toyota mark ii',
  'mercedes-benz 280s',
  'cadillac seville',
  'chevy c10',
  'ford f108',
  'dodge d100',
  'honda accord cvcc',
  'buick opel isuzu deluxe',
  'renault 5 gtl',
  'plymouth arrow gs',
  'datsun f-10 hatchback',
  'chevrolet caprice classic',
  'oldsmobile cutlass supreme',
  'dodge monaco brougham',
  'mercury cougar brougham',
  'chevrolet concours',
  'buick skylark',
  'plymouth volare custom',
  'ford granada',
  'pontiac grand prix lj',
  'chevrolet monte carlo landau',
  'chrysler cordoba',
  'ford thunderbird',
  'volkswagen rabbit custom',
  'pontiac sunbird coupe',
  'toyota corolla liftback',
  'ford mustang ii 2+2',
  'chevrolet chevette',
  'dodge colt m/m',
  'subaru dl',
  'volkswagen dasher',
  'datsun 810',
  'bmw 320i',
  'mazda rx-4',
  'volkswagen rabbit custom diesel',
  'ford fiesta',
  'mazda glc deluxe',
  'datsun b210 gx',
  'honda civic cvcc',
  'oldsmobile cutlass salon brougham',
  'dodge diplomat',
  'mercury monarch ghia',
  'pontiac phoenix lj',
  'chevrolet malibu',
  'ford fairmont (auto)',
  'ford fairmont (man)',
  'plymouth volare',
  'amc concord',
  'buick century special',
  'mercury zephyr',
  'dodge aspen',
  'amc concord d/l',
  'chevrolet monte carlo landau',
  'buick regal sport coupe (turbo)',
  'ford futura',
  'dodge magnum xe',
  'chevrolet chevette',
  'toyota corona',
  'datsun 510',
  'dodge omni',
  'toyota celica gt liftback',
  'plymouth sapporo',
  'oldsmobile starfire sx',
  'datsun 200-sx',
  'audi 5000',
  'volvo 264gl',
  'saab 99gle',
  'peugeot 604sl',
  'volkswagen scirocco',
  'honda accord lx',
  'pontiac lemans v6',
  'mercury zephyr 6',
  'ford fairmont 4',
  'amc concord dl 6',
  'dodge aspen 6',
  'chevrolet caprice classic',
  'ford ltd landau',
  'mercury grand marquis',
  'dodge st.0 regis',
  'buick estate wagon (sw)',
  'ford country squire (sw)',
  'chevrolet malibu classic (sw)',
  'chrysler lebaron town @ country (sw)',
  'vw rabbit custom',
  'maxda glc deluxe',
  'dodge colt hatchback custom',
  'amc spirit dl',
  'mercedes benz 300d',
  'cadillac eldorado',
  'peugeot 504',
  'oldsmobile cutlass salon brougham',
  'plymouth horizon',
  'plymouth horizon tc3',
  'datsun 210',
  'fiat strada custom',
  'buick skylark limited',
  'chevrolet citation',
  'oldsmobile omega brougham',
  'pontiac phoenix',
  'vw rabbit',
  'toyota corolla tercel',
  'chevrolet chevette',
  'datsun 310',
  'chevrolet citation',
  'ford fairmont',
  'amc concord',
  'dodge aspen',
  'audi 4000',
  'toyota corona liftback',
  'mazda 626',
  'datsun 510 hatchback',
  'toyota corolla',
  'mazda glc',
  'dodge colt',
  'datsun 210',
  'vw rabbit c (diesel)',
  'vw dasher (diesel)',
  'audi 5000s (diesel)',
  'mercedes-benz 240d',
  'honda civic 1500 gl',
  'subaru dl',
  'vokswagen rabbit',
  'datsun 280-zx',
  'mazda rx-7 gs',
  'triumph tr7 coupe',
  'honda accord',
  'plymouth reliant',
  'buick skylark',
  'dodge aries wagon (sw)',
  'chevrolet citation',
  'plymouth reliant',
  'toyota starlet',
  'plymouth champ',
  'honda civic 1300',
  'subaru',
  'datsun 210 mpg',
  'toyota tercel',
  'mazda glc 4',
  'plymouth horizon 4',
  'ford escort 4w',
  'ford escort 2h',
  'volkswagen jetta',
  'honda prelude',
  'toyota corolla',
  'datsun 200sx',
  'mazda 626',
  'peugeot 505s turbo diesel',
  'volvo diesel',
  'toyota cressida',
  'datsun 810 maxima',
  'buick century',
  'oldsmobile cutlass ls',
  'ford granada gl',
  'chrysler lebaron salon',
  'chevrolet cavalier',
  'chevrolet cavalier wagon',
  'chevrolet cavalier 2-door',
  'pontiac j2000 se hatchback',
  'dodge aries se',
  'pontiac phoenix',
  'ford fairmont futura',
  'volkswagen rabbit l',
  'mazda glc custom l',
  'mazda glc custom',
  'plymouth horizon miser',
  'mercury lynx l',
  'nissan stanza xe',
  'honda accord',
  'toyota corolla',
  'honda civic',
  'honda civic (auto)',
  'datsun 310 gx',
  'buick century limited',
  'oldsmobile cutlass ciera (diesel)',
  'chrysler lebaron medallion',
  'ford granada l',
  'toyota celica gt',
  'dodge charger 2.2',
  'chevrolet camaro',
  'ford mustang gl',
  'vw pickup',
  'dodge rampage',
  'ford ranger',
  'chevy s-10'
};

n = size(autos,1);

low_MPG_autos  = (autos(:,1) < 20.0);
med_MPG_autos  = ((20.0 <= autos(:,1)) & (autos(:,1) < 30.0));
high_MPG_autos = (30.0 <= autos(:,1));

US_autos = (autos(:,8) == 3);
US_auto_names = auto_names(US_autos);

autos(:,1) = 1 ./ autos(:,1);  %  1/MPG = GPM

Xaxis = [0; 0; 0; 0; 1; 0; 0; 0];  % Weight
Yaxis = [0; 0; 0; 1; 0; 0; 0; 0];  % Horsepower
Zaxis = [0; 0; 1; 0; 0; 0; 0; 0];  % Displacement

X = autos * Xaxis;  % projection of autos on Weight dimension
Y = autos * Yaxis;  % projection of autos on Horsepower dimension
Z = autos * Zaxis;  % projection of autos on Displacement dimension

figure
hold on
plot3( X(low_MPG_autos), Y(low_MPG_autos), Z(low_MPG_autos), 'r+' )  % low mileage cars (<20 mpg)
plot3( X(med_MPG_autos), Y(med_MPG_autos), Z(med_MPG_autos), 'b+' )  % med mileage cars (>=20,<30 mpg)
plot3( X(high_MPG_autos),Y(high_MPG_autos),Z(high_MPG_autos),'g+' )  % high mileage cars (>=30 mpg)
xlabel('Weight')
ylabel('Horsepower')
zlabel('Displacement')
title('Autos data projected on Weight, Horsepower, Displacement')
legend('low MPG','medium MPG','high MPG')
rotate3d on
hold off

autosCorrelation = corr(autos)

[U,S,V] = svd(autosCorrelation);
